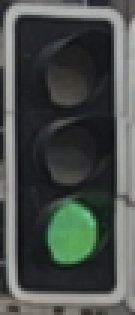
#> input picture cnn_lights_recognize/others/traffic_light_detection/images/2022-03-18-21-30-56.png, 45 x 105 px (shown 3 times larger)
$ python TLState.py
#> lines starting #> are read from the running program, lines starting #| are printed output that depends on the picture; after the words box and inside, x2 and y2 are one past the last pixel; in counts of white or black regions, pixels touching at a corner belong together
#> in plot_light_result, lena is the input picture: shape (105, 45, 4) float32; mean R, G, B, A 0.286, 0.307, 0.293, 1
### cnn_lights_recognize/others/traffic_light_detection/detectColor.py
import cv2
import numpy as np

def detectColor(image): # receives an ROI containing a single light
    # convert BGR image to HSV
    hsv_img = cv2.cvtColor(image,cv2.COLOR_BGR2HSV)

    # min and max HSV values
    red_min = np.array([0,5,150])
    red_max = np.array([8,255,255])
    red_min2 = np.array([175,5,150])
    red_max2 = np.array([180,255,255])

    yellow_min = np.array([20,5,150])
    yellow_max = np.array([30,255,255])

    green_min = np.array([35,5,150])
    green_max = np.array([90,255,255])

    # apply red, yellow, green thresh to image
    # 利用cv2.inRange函数设阈值，去除背景部分
    red_thresh = cv2.inRange(hsv_img,red_min,red_max)+cv2.inRange(hsv_img,red_min2,red_max2)
    yellow_thresh = cv2.inRange(hsv_img,yellow_min,yellow_max)
    green_thresh = cv2.inRange(hsv_img,green_min,green_max)

    # apply blur to fix noise in thresh
    # 进行中值滤波
    red_blur = cv2.medianBlur(red_thresh,5)
    yellow_blur = cv2.medianBlur(yellow_thresh,5)
    green_blur = cv2.medianBlur(green_thresh,5)

    # checks which colour thresh has the most white pixels
    red = cv2.countNonZero(red_blur)
    yellow = cv2.countNonZero(yellow_blur)
    green = cv2.countNonZero(green_blur)
    print(red, yellow, green)

    # the state of the light is the one with the greatest number of white pixels
    lightColor = max(red,yellow,green)

    # pixel count must be greater than 60 to be a valid colour state (solid light or arrow)
    # since the ROI is a rectangle that includes a small area around the circle
    # which can be detected as yellow
    if lightColor > 60:
        if lightColor == red:
            return 1
        elif lightColor == yellow:
            return 2
        elif lightColor == green:
            return 3
    else:
        return 0

### cnn_lights_recognize/others/traffic_light_detection/TLState.py
import cv2
import random
import numpy as np
from enum import Enum
from detectColor import detectColor
import matplotlib.pyplot as plt
import matplotlib.image as mpimg
class TLState(Enum):
    Dontknown = 0
    red = 1
    yellow = 2
    green = 3
    red_yellowArrow = 4
    red_greenArrow = 5
    green_yellowArrow = 6
    green_greenArrow = 7
    redArrow = 8
    yellowArrow = 9
    greenArrow = 10
    flashingYellowArrow = 11

class TLType(Enum):
    regular = 0
    five_lights = 1
    four_lights = 2

def imgResize(image, height, inter = cv2.INTER_AREA):
    # initialize the dimensions of the image to be resized and grab the image size
#> called with height = 200, inter = 3
    dim = None
    (h, w) = image.shape[:2]
#> h = 105; w = 45
    # calculate the ratio of the height and construct the dimensions
    r = height / float(h)
#> r = 1.9
    dim = (int(w * r), height)
#> dim = (85, 200)
    # resize the image
    resized = cv2.resize(image, dim, interpolation = inter)
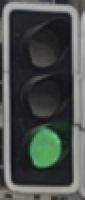
#> resized: shape (200, 85, 3); mean B, G, R 74.6, 78.3, 72.8
    # return the resized image
    return resized

def detectState(image, TLType):
    image = imgResize(image, 200)
    (height, width) = image.shape[:2]
#> height = 200; width = 85
    output = image.copy()
    gray = cv2.cvtColor(image, cv2.COLOR_BGR2GRAY)
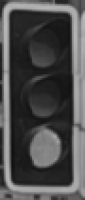
#> gray: shape (200, 85); min 16, max 186, mean 76.2
    # 霍夫圆环检测
    circles = cv2.HoughCircles(gray,cv2.HOUGH_GRADIENT,1,20,
                            param1=50,param2=30,minRadius=15,maxRadius=30)
#> circles = None
    overallState = 0
    stateArrow = 0
    stateSolid = 0

    if circles is not None:
        circles = np.uint16(np.around(circles))

        for i in circles[0,:]:
            if i[1] < i[2]:
                i[1] = i[2]
            roi = image[(i[1]-i[2]):(i[1]+i[2]),(i[0]-i[2]):(i[0]+i[2])]
            color = detectColor(image)
            if color > 0:
                if TLType == 1 and i[0] < width/2 and i[1] > height/3:
                    stateArrow = color
                elif TLType == 2:
                    stateArrow = color
                    if i[1] > height/2 and i[1] < height/4*3:
                        stateArrow = color + 2
                else:
                    stateSolid = color

    if TLType == 1:
        overallState = stateArrow + stateSolid + 1
    elif TLType == 2:
        overallState = stateArrow + 7
    else:
        overallState = stateSolid

    return overallState

def plot_light_result(images):

    for i, image in enumerate(images):
        plt.subplot(1, len(images), i+1)
        lena = mpimg.imread(image)
        label = TLState(detectState(cv2.imread(image),TLType.regular.value)).name
        plt.title(label)
        plt.imshow(lena)
#> pass 2 of the loop in plot_light_result, `for i, image in enumerate(images):`:
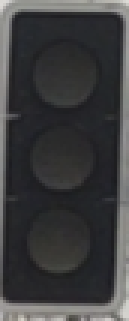
#> input picture cnn_lights_recognize/others/traffic_light_detection/images/2022-03-18-21-36-06.png, 43 x 107 px (shown 3 times larger)
#> in plot_light_result, lena is the input picture: shape (107, 43, 4) float32; mean R, G, B, A 0.239, 0.24, 0.245, 1
#> in imgResize (call 2), `resized = cv2.resize(image, dim, interpolation = inter)`:
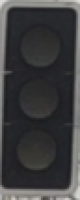
#> resized: shape (200, 80, 3); mean B, G, R 62.3, 61.2, 61
#> image: shape (107, 43, 3)
#> gray: shape (200, 80)
#> pass 3 of the loop in plot_light_result, `for i, image in enumerate(images):`:
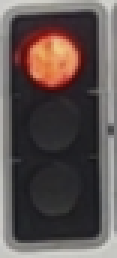
#> input picture cnn_lights_recognize/others/traffic_light_detection/images/2022-03-18-21-34-22.png, 39 x 86 px (shown 3 times larger)
#> in plot_light_result, lena is the input picture: shape (86, 39, 4) float32; mean R, G, B, A 0.36, 0.315, 0.308, 1
#> resized: shape (200, 90, 3)
#> image: shape (86, 39, 3)
#> gray: shape (200, 90)
#> the loop in detectState (call 3), `for i in circles[0,:]:` made 1 pass
#> (red_min in detectColor, red_max in detectColor, red_min2 in detectColor, red_max2 in detectColor, yellow_min in detectColor, yellow_max in detectColor, green_min in detectColor) on pass 1: ([0, 5, 150], [8, 255, 255], [175, 5, 150], [180, 255, 255], [20, 5, 150], [30, 255, 255], [35, 5, 150])
#> (printed output is left out)
#> pass 1, in detectColor, `red_thresh = cv2.inRange(hsv_img,red_min,red_max)+cv2.inRange(hsv_img,..`:
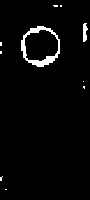
#> red_thresh: shape (200, 90); 3% white; 10 white regions (8 under 20 px), largest, box (x1, y1, x2, y2) and area: (21, 26, 60, 67) 436, (83, 23, 88, 42) 68
#> pass 1, in detectColor, `yellow_thresh = cv2.inRange(hsv_img,yellow_min,yellow_max)`:
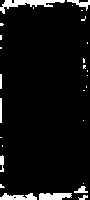
#> yellow_thresh: shape (200, 90); 6.2% white; 28 white regions (19 under 20 px), largest, box (x1, y1, x2, y2) and area: (0, 0, 65, 14) 337, (39, 193, 72, 200) 198, (0, 193, 37, 200) 177
#> label = 'yellow'
    plt.show()
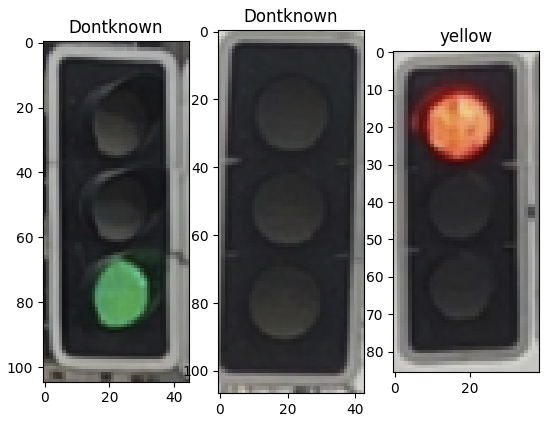
#> figure drawn by matplotlib, 3 panels

light_path = ["images/2022-03-18-21-30-56.png","images/2022-03-18-21-34-22.png", "images/2022-03-18-21-36-06.png"]
random.shuffle(light_path)
plot_light_result(light_path)

# [13 lines of commented-out code are left out]
